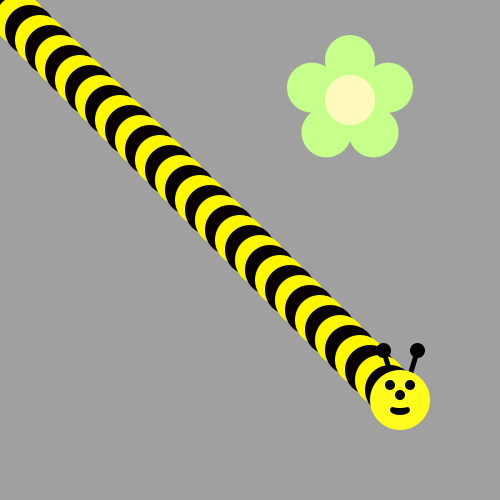
Frame 1 (no input)
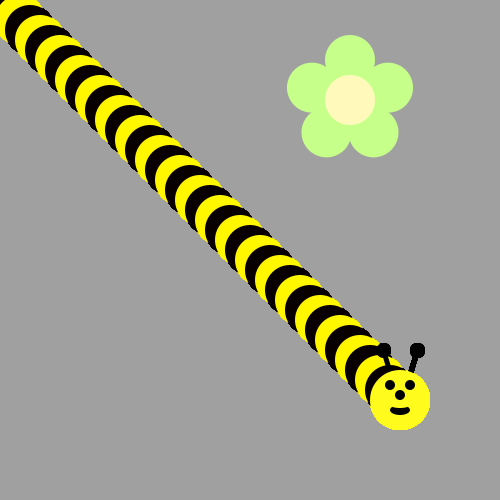
Frame 60 (the mouse pressed at the canvas centre just before this capture)
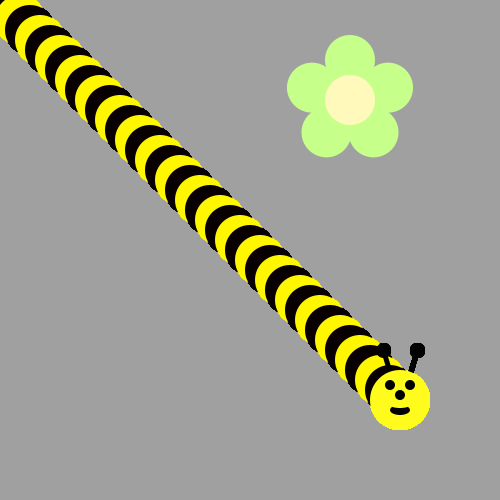
Frame 120 (the mouse held since frame 60 and released just before this capture)

The Processing sketch that drew these frames (run headless with seeded random() and noise(); from frame 60 on, the mouse is pressed at the canvas centre):

// Processing sketch: bumble_bee
// ── bumble_bee.pde

void setup() {
     ellipseMode(CENTER);
     size(500, 500);
     background(160, 160, 160);
     drawFlower(350, 100);
}

void draw() {
  
// First run the program and you should see a flower.  
  
  
/* Then, use a loop to make a body for the Bee! 
(see the image on the recipe, it's a diagonal line of circles)
Use modulo to make the colors alternate between yellow and black
*/
for(int i = 0; i < 40; i++){
 ellipse(i * 10, i * 10, 50, 50);
 if (i % 2 == 0){
   fill(#080000);
 }
 else{
   fill(#FFF700);
 }
}


/*
Now put his head on using drawBeeFace(x,y)
*/
drawBeeFace(400, 400);
}

/**************   Use these methods but  DON'T CHANGE THE CODE BELOW  **************/

void drawFlower(int x, int y) {
     noStroke();
     translate(x, y);
     // draw 5 petals, rotating after each one
     fill(#c6ff89);      // green
      for (int i = 0; i < 5; i++) {
           ellipse(0, -40, 50, 50);
          rotate(radians(72));
     }
     fill(#fff9bb); // light yellow
     ellipse(0, 0, 50, 50);
} 
void drawBeeFace(int BeeFaceX, int BeeFaceY) {
     noStroke();
     fill(0, 0, 0);
     stroke(1);
     strokeWeight(5);
     line(BeeFaceX-10, BeeFaceY-27, BeeFaceX-17, BeeFaceY-50);
     line(BeeFaceX+10, BeeFaceY-27, BeeFaceX+17, BeeFaceY-50);
     ellipse(BeeFaceX-17, BeeFaceY-50, 10, 10);
     ellipse(BeeFaceX+17, BeeFaceY-50, 10, 10);
     noStroke();
     fill(255, 251, 28);
     ellipse(BeeFaceX, BeeFaceY, 60, 60); // face
     fill(255, 237, 209);
     fill(0,0,0);
      ellipse(BeeFaceX-10, BeeFaceY-15, 10, 10); // eyes
     ellipse(BeeFaceX+10, BeeFaceY-15, 10, 10);
      ellipse(BeeFaceX, BeeFaceY-5, 10, 10); // nose
      ellipse(BeeFaceX, BeeFaceY+10, 20, 10);// mouth
     fill(255, 251, 28);
     ellipse(BeeFaceX, BeeFaceY+5, 20, 6);
}
